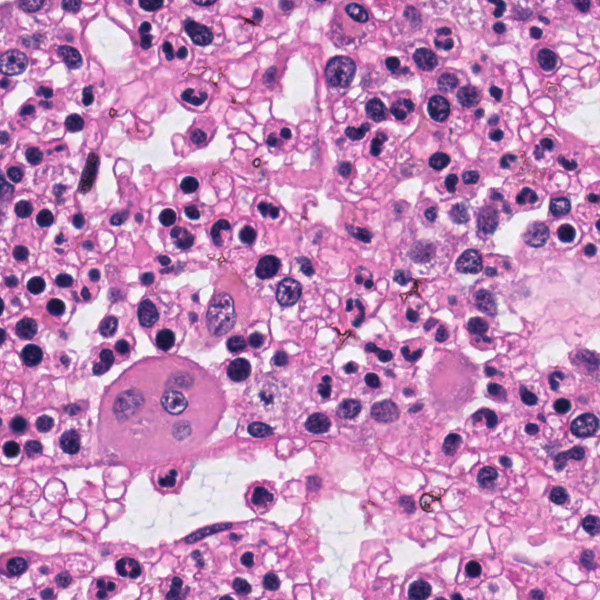
#> input picture images/BM_GRAZ_HE_0004_01_003.png, 600 x 600 px, given in place of h1.png, which was not available
$ jupyter execute 'An Automatic Nuclei Cells Counting Approach Using Effective Image Processing Methods - Mod.ipynb'   (shell and % lines are left out)
#> lines starting #> are read from the running program, lines starting #| are printed output that depends on the picture; after the words box and inside, x2 and y2 are one past the last pixel; in counts of white or black regions, pixels touching at a corner belong together; pictures that were not available may be replaced by others from this repository, and a replacement may not be noted
[cell 1]
import cv2

[cell 2]
import cv2 as cv
import numpy as np
from matplotlib import pyplot as plt

[cell 3]
import os
os.chdir('C:\\Users\\user 13\\Downloads\\MBM_data\\MBM_data')

[cell 4]
from PIL import Image
pic=Image.open('h1.png')
#> pic is the input picture: PIL image 600x600 RGB; mean R, G, B 195.4, 139, 186.6

[cell 5]
pic

[cell 6]
type(pic)

[cell 7]
pic_arr=np.asarray(pic)

[cell 8]
print(pic_arr)
#> (printed output is left out)

[cell 9]
print(pic_arr.shape)
#| (600, 600, 3)

[cell 10]
plt.imshow(pic_arr)

[cell 11]
pic_red=pic_arr.copy()

[cell 12]
plt.imshow(pic_red)

[cell 13]
pic_red[0]
#> Out = 600 rows, first 8: [247, 229, 241], [245, 221, 235], [242, 218, 232], [241, 209, 230], [225, 193, 214], [213, 176, 201], [208, 171, 196], [209, 169, 193]

[cell 14]
pic_red[:,:,0]

[cell 15]
#RED Chennel
plt.imshow(pic_arr[:,:,0])
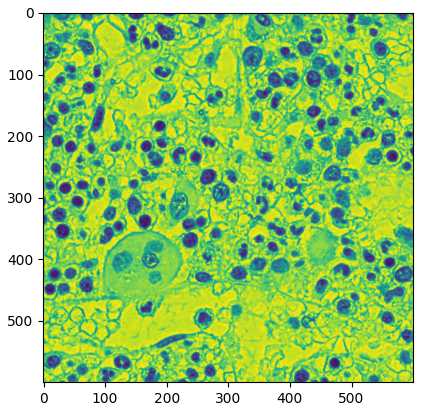
#> figure drawn by matplotlib, 1 panel

[cell 16]
#GREEN Channel
plt.imshow(pic_arr[:,:,1])
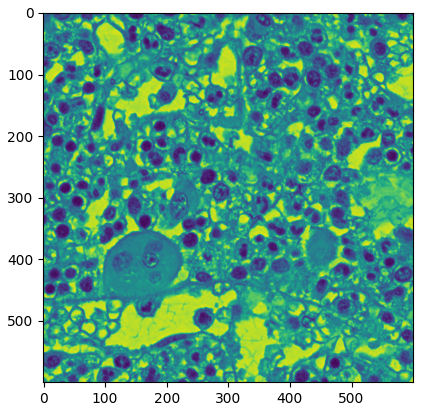
#> figure drawn by matplotlib, 1 panel

[cell 17]
#BLUE Channel
plt.imshow(pic_arr[:,:,2])
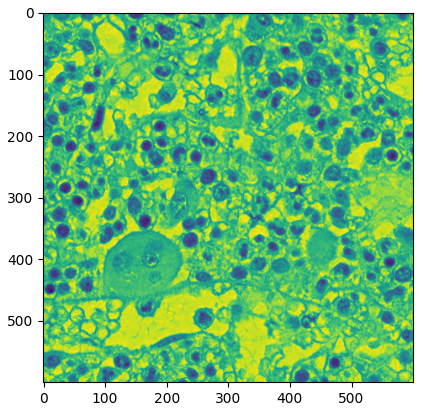
#> figure drawn by matplotlib, 1 panel

[cell 18]
plt.imshow(pic_arr[:,:,2],cmap='gray')
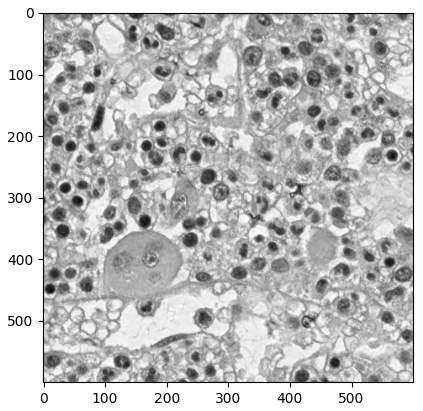
#> figure drawn by matplotlib, 1 panel

[cell 19]
if(pic_red[:,:,1].any()<255):
    print("yes")

[cell 20]
plt.imshow(pic_red)

[cell 21]
img=cv.imread('histological.png',0)
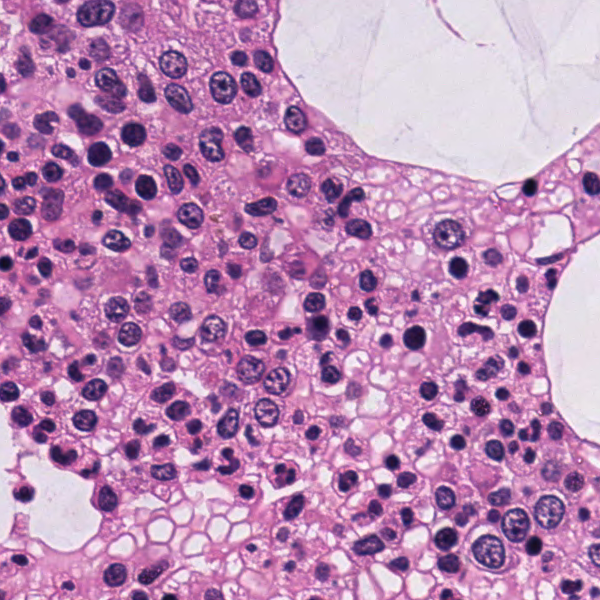
#> input picture images/histological.png, 600 x 600 px, found by its file name
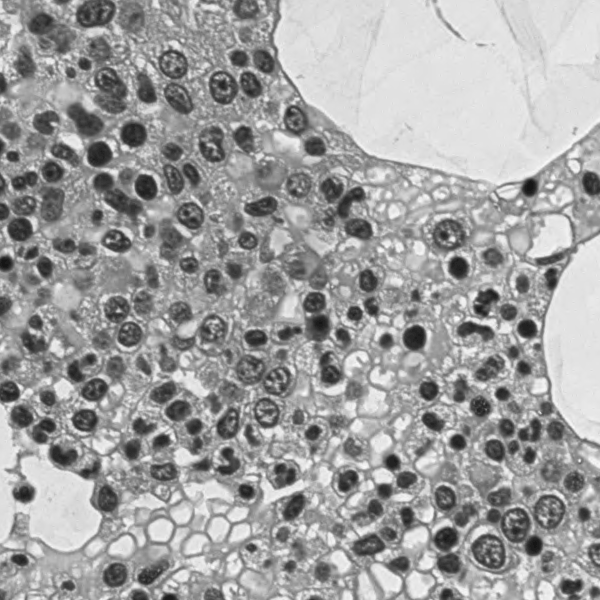
#> img: shape (600, 600); min 21, max 254, mean 160.6

[cell 22]
type(img)

[cell 23]
th,binary_img=cv.threshold(pic_arr[:,:,2],127,255,cv.THRESH_BINARY)
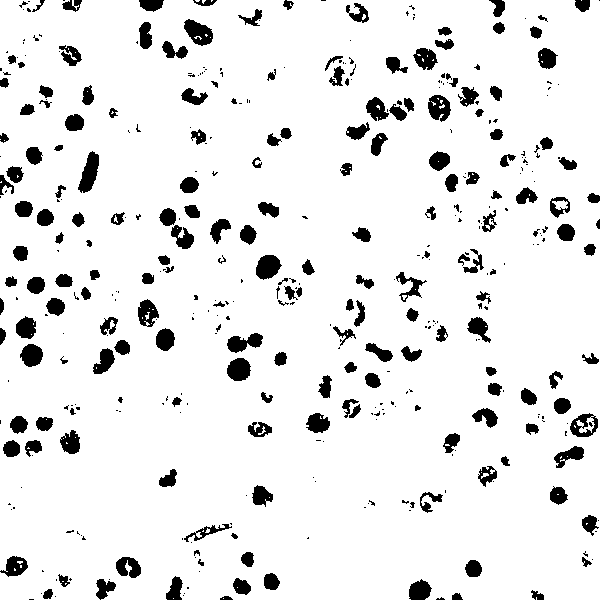
#> binary_img: shape (600, 600); 91.2% white; 428 black regions (233 under 20 px), largest, box (x1, y1, x2, y2) and area: (78, 151, 99, 193) 510, (184, 19, 213, 46) 484, (256, 255, 282, 280) 466

[cell 24]
#gray = cv2.cvtColor(binary_img, cv2.COLOR_BGR2GRAY)
binary_img[0]
#> Out = 600 values, max 255 at index 0, min 0 at index 40, mean 216.8

[cell 25]
plt.imshow(binary_img)
plt.title("Binary Image")

[cell 26]
#threshold applied array of  binary image
print(binary_img)
#> (printed output is left out)
type(binary_img)

[cell 27]
# defining the kernel i.e. Structuring element
kernel=cv.getStructuringElement(cv.MORPH_ELLIPSE,(5,5))

[cell 28]
#applying morphological opration(opening) on binary image
opening_img =cv2.morphologyEx(binary_img, cv2.MORPH_OPEN, kernel)
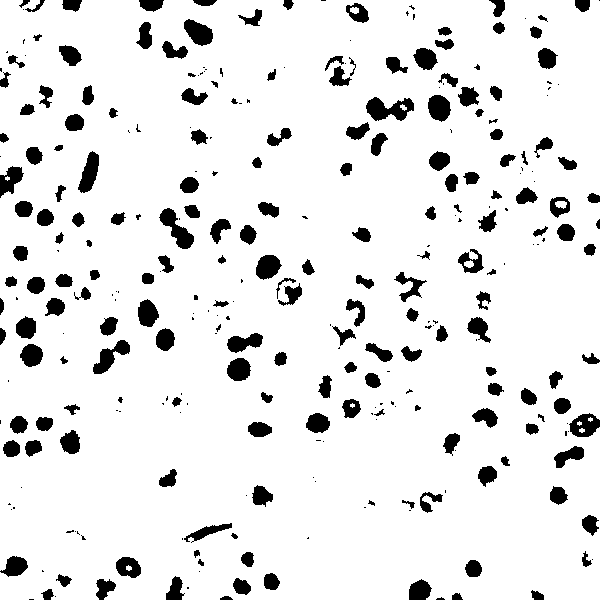
#> opening_img: shape (600, 600); 90.4% white; 310 black regions (123 under 20 px)

[cell 29]
plt.imshow(opening_img)

[cell 30]
## findcontours
cnts = cv2.findContours(opening_img, cv2.RETR_LIST, cv2.CHAIN_APPROX_SIMPLE)[-2]
#> cnts = 314 contours, 138 with area under 20; largest, box (x1, y1, x2, y2) and area: (0, 0, 600, 600) 354396, (365, 96, 415, 122) 786, (158, 207, 195, 250) 664, (92, 339, 131, 375) 588, (77, 150, 100, 194) 561


## filter by area
s1= 3
s2 = 1000
xcnts = []
for cnt in cnts:
    if s1<cv2.contourArea(cnt) <s2:
        xcnts.append(cnt)
#> this loop made 314 passes
#> cnt on passes 1, 2, 7: [[54, 596], [55, 595], [56, 596], [55, 597]], [[183, 593], [184, 592], [185, 593], [184, 594]], [[198, 571], [199, 570], [200, 571], [199, 572]]
#> after the loop, xcnts = 257 contours, 82 with area under 20; largest, box (x1, y1, x2, y2) and area: (365, 96, 415, 122) 786, (158, 207, 195, 250) 664, (92, 339, 131, 375) 588, (77, 150, 100, 194) 561, (183, 18, 214, 47) 548

print("Total number of Nuclei Cells are: {}".format(len(xcnts)))
#| Total number of Nuclei Cells are: 257
